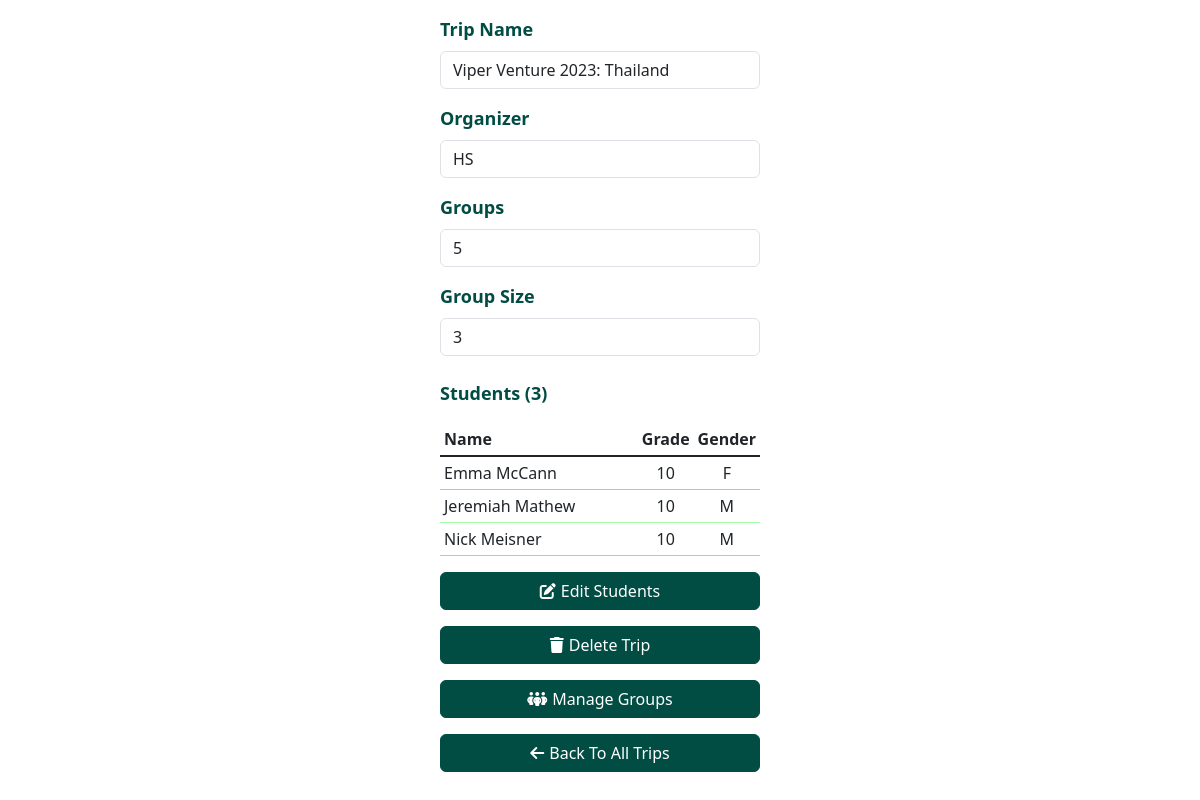
Page /trips/GT724M (signed in) on the earlier database version.
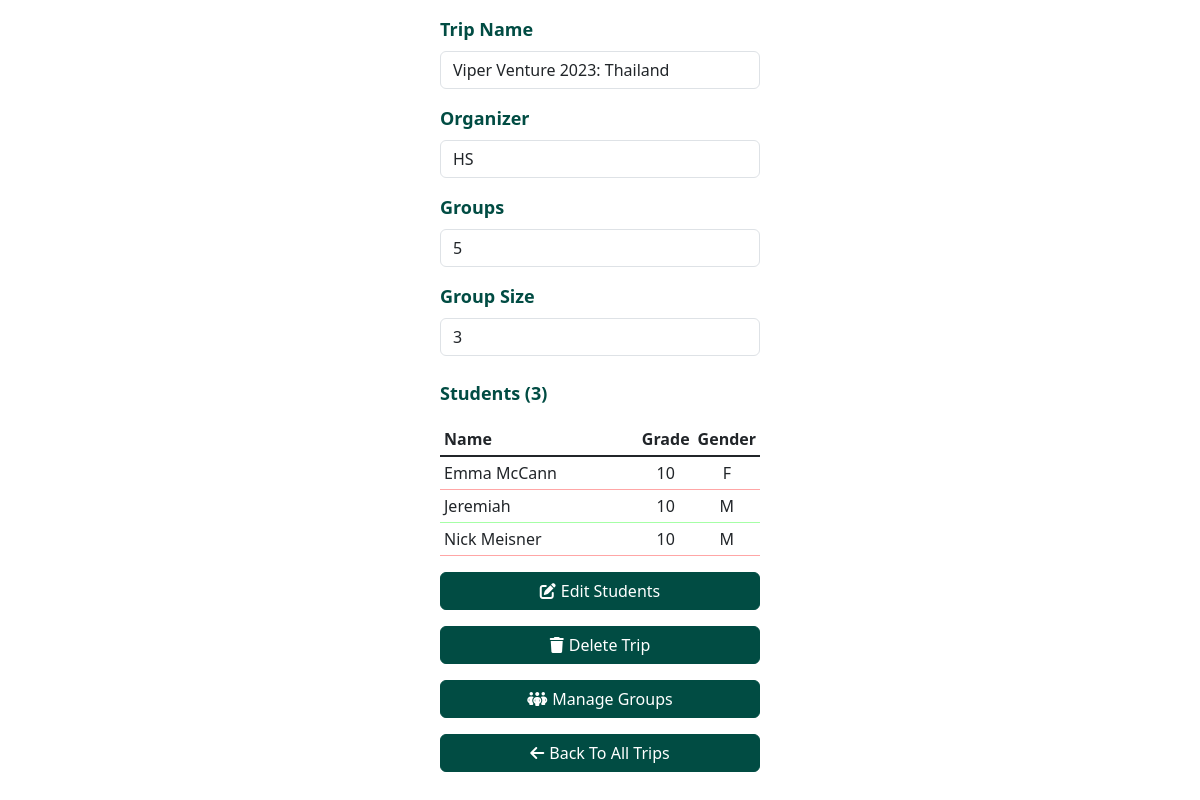
Same page on the later database version.
### classes.py (models this page shows, shortened)
class Student(db.Model):
    __tablename__ = 'students'
    id = db.Column(db.Integer, primary_key=True)
    name = db.Column(db.String, nullable=False)
    email = db.Column(db.String, nullable=False)
    grade = db.Column(db.Integer, nullable=False)
    gender = db.Column(db.String(1), nullable=False, default="-")
    @staticmethod
    def get_student_by_id(id, return_dict=True):
        student = db.session.query(Student).filter_by(id=id).first()
        if return_dict:
            return dict_converter(student)
        else:
            return student
    @staticmethod
    def get_all_students(return_dict=False):
        students = db.session.query(Student).all()
        if return_dict:
            return [dict_converter(s) for s in students]
        else:
            return students

### app.py (the view)
@app.route("/trips/<trip_code>", methods=["GET", "POST"])
@teacher_only
def trip(trip_code):
    if request.method == "GET":
        sel_trip = Trip.get_trip_by_code(trip_code, return_dict=True)
        if sel_trip != None:
            student_prefs = {}
            sel_students = TripStudent.get_students_in_trip(sel_trip['id'])
            all_students = Student.get_all_students()
            for s in sel_students:
                student_prefs[s['id']] = StudentPreference.check_student_preferences(sel_trip['id'], s['id'])
            return render_template("teacher/trip.html", trip_code=trip_code, sel_trip=sel_trip, sel_students=sel_students, student_prefs=student_prefs, all_students=all_students)
        else:
            return render_template("error/invalid-trip.html")

### app.py (called while the page is built)
def login_required(disable_verify=False):
    def decorator(f):
        @wraps(f)
        def decorated_function(*args, **kwargs):
            if 'user_id' not in session or current_user['db_user'] is None:
                return redirect("/login")
            elif not disable_verify and current_user['db_user'] is not None and not current_user['db_user'].is_verified:
                return redirect("/verify")
            return f(*args, **kwargs)
        return decorated_function
    return decorator

def teacher_only(f):
    @wraps(f)
    @login_required()
    def decorated_function(*args, **kwargs):
        if not current_user['db_user'].is_teacher:
            abort(401)
        return f(*args, **kwargs)
    return decorated_function

@app.before_request
def before_request():
    if 'user_id' in session:
        if User.check_exist_with_id(session['user_id']):
            current_user['db_user'] = User.get_user_by_id(session['user_id'])
            if current_user['db_user'].is_student:
                current_user['student'] = Student.get_student_by_id(current_user['db_user'].student_id)

### templates/teacher/trip.html (shortened to what this page needs)
{% extends "layout.html" %}
{% block main %}
<label class="d-grid form-label mt-3 mx-auto">Trip Name</label>
<input name="trip_name" id="trip_name" type="text" oninput="syncTripName()" class="mx-auto form-control" value="{{sel_trip.name}}" placeholder="Trip Name">
<label class="d-grid form-label mt-3 mx-auto">Organizer</label>
<input name="trip_organizer" id="trip_organizer" type="text" oninput="syncTripOrganizer()" class="mx-auto form-control" value="{{sel_trip.organizer}}" placeholder="Organizer">
<label class="d-grid form-label mt-3 mx-auto">Groups</label>
<input name="num_groups" id="num_groups" type="number" min="0" onchange="syncGroupVals()" class="mx-auto form-control" value={{sel_trip.num_groups}} placeholder="# of Groups">
<label class="d-grid form-label mt-3 mx-auto">Group Size</label>
<input name="group_size" id="group_size" type="number" min="0" oninput="this.value = updateGroupVal(this.value, false, false);" class="mx-auto form-control" value={{sel_trip.group_size}} placeholder="Max Group Size">
<label class="d-grid form-label mt-4 mx-auto">Students ({{sel_students | length}})</label>
<table class="table table-10-rows table-sm table-hover mt-3 mx-auto">
    <thead>
        <tr>
            <th style="width: 70%;">Name</th>
            <th class="text-center">Grade</th>
            <th class="text-center">Gender</th>
        </tr>
    </thead>
    <tbody class="table-group-divider">
        {%for student in sel_students%}
        <tr class={{'complete' if student_prefs[student.id] else 'incomplete'}}>
            <td>{{student.name}}</td>
            <td class="text-center">{{student.grade}}</td>
            <td class="text-center">{{student.gender}}</td>
        </tr>
        {%endfor%}
    </tbody>
</table>
<button class="mt-3 d-grid gap-2 col-6 mx-auto btn btn-primary" data-bs-toggle="modal" onclick="initRows()" data-bs-target="#student_edit_modal">
    <div class="icon-text-container center-div">
        <i class="fas fa-pen-to-square"></i>
        <span>Edit Students</span>
    </div>
</button>
<button class="mt-3 d-grid gap-2 col-6 mx-auto btn btn-primary" data-bs-toggle="modal"id="delete_button" data-bs-target="#trip_delete_modal">
    <div class="icon-text-container center-div">
        <i class="fas fa-trash"></i>
        <span>Delete Trip</span>
    </div>
</button>
<button type="button" class="mt-3 d-grid gap-2 col-6 mx-auto btn btn-primary" onclick="window.location+='/groups'">
    <div class="icon-text-container center-div">
        <i class="fas fa-people-group"></i>
        <span>Manage Groups</span>
    </div>
</button>
<a href="/trips" class="mt-3 d-grid gap-2 col-6 mx-auto btn btn-primary" role="button">
    <div class="icon-text-container center-div">
        <i class="fas fa-arrow-left"></i>
        <span>Back To All Trips</span>
    </div>
</a>
{% endblock %}

Differences in the rows shown:
changed Student: name "Jeremiah Mathew" → "Jeremiah"
